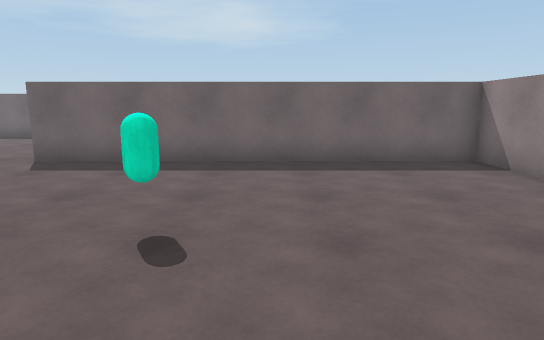
View 1 (above)

19 first-person views from a walk through a 3-D level made in the Unity game engine. The camera is 1.4 m above the floor, tilts 10° down and sees 75° across. The floor is counted in squares, 1 m on a side. Each view is taken from the middle of a square. On the plan, view 1 faces up. The plan holds only what a view shows up to about 15 squares ahead; the rest is blank. The player character is not drawn.

View 2
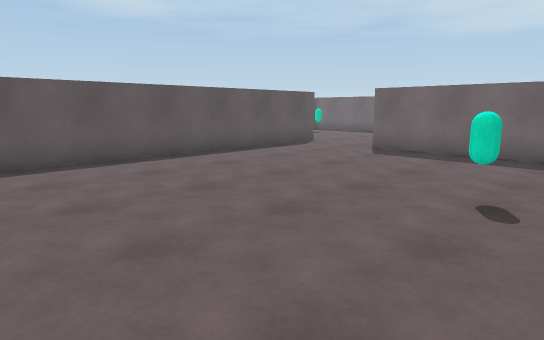

View 3
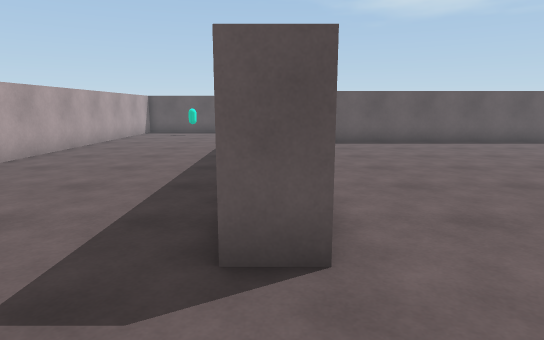

View 4
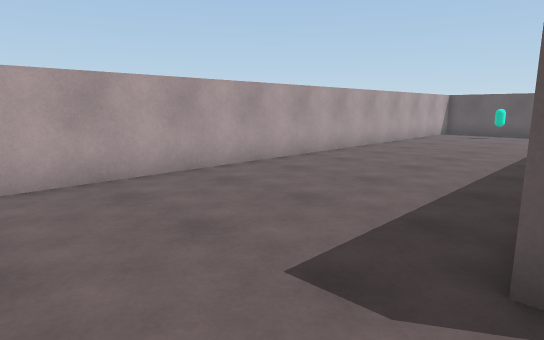

View 5
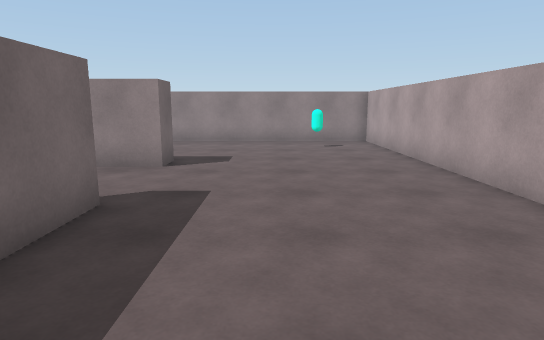

View 6
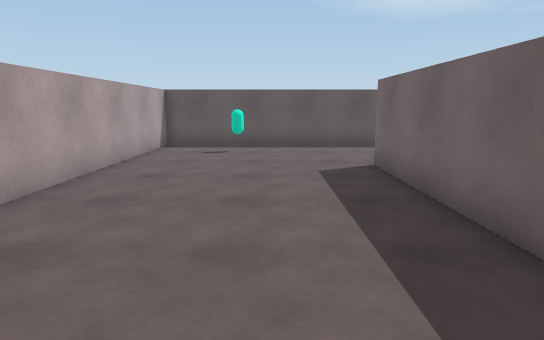

View 7
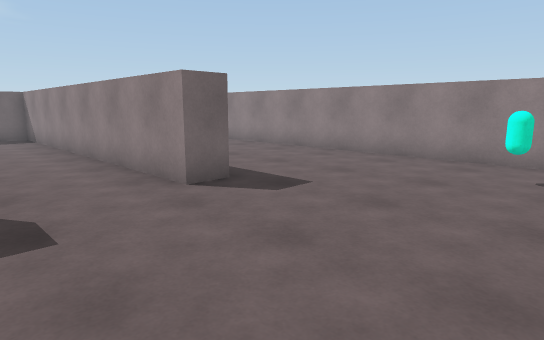

View 8
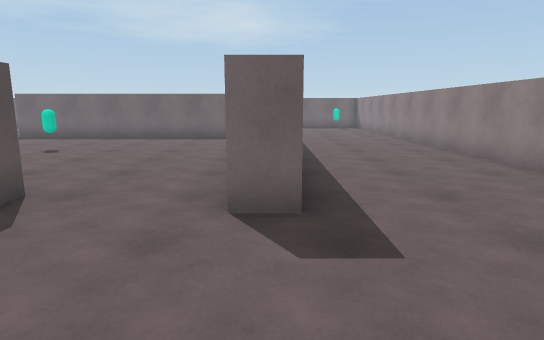

View 9
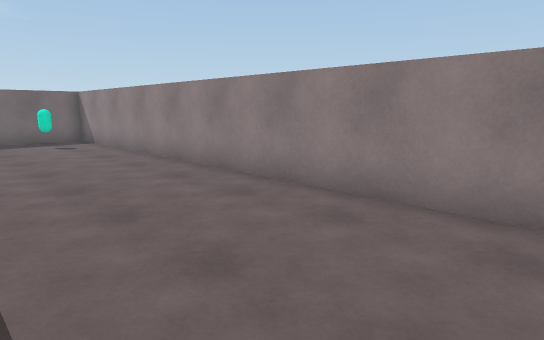

View 10
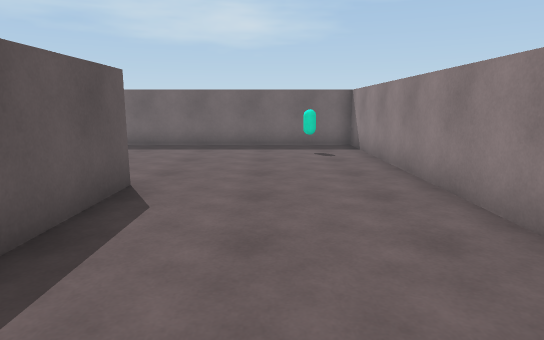

View 11
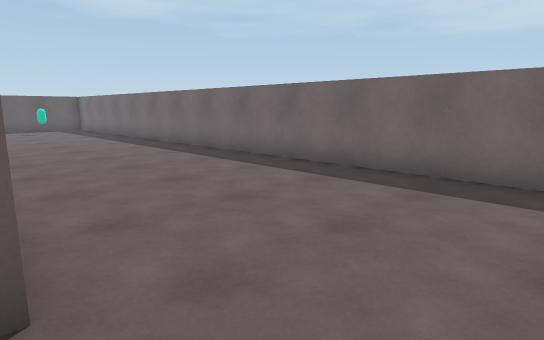

View 12
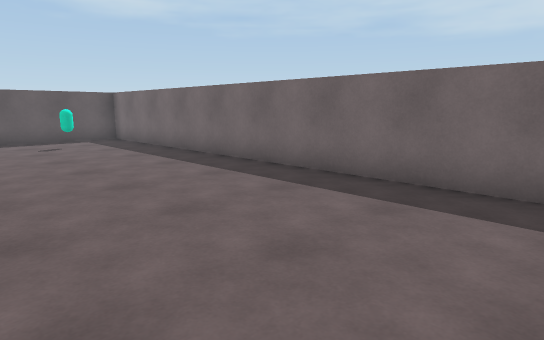

View 13
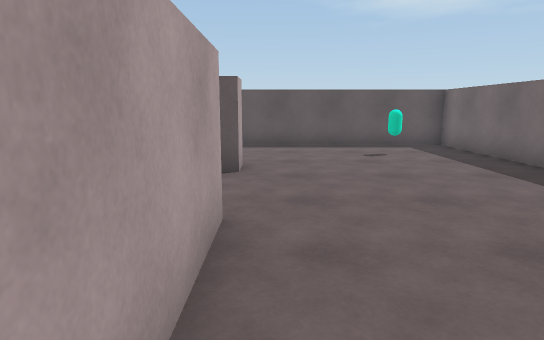

View 14
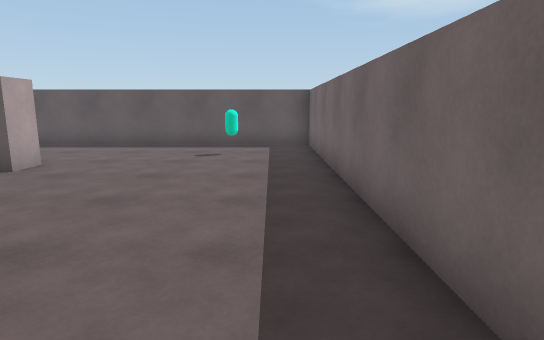

View 15
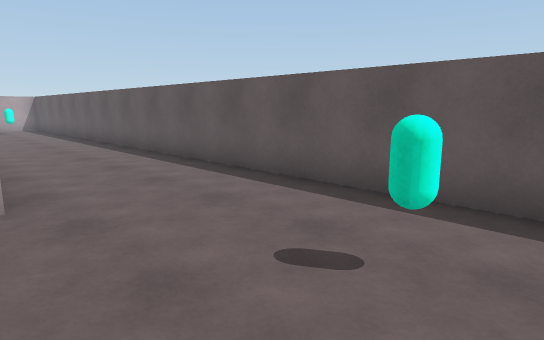

View 16
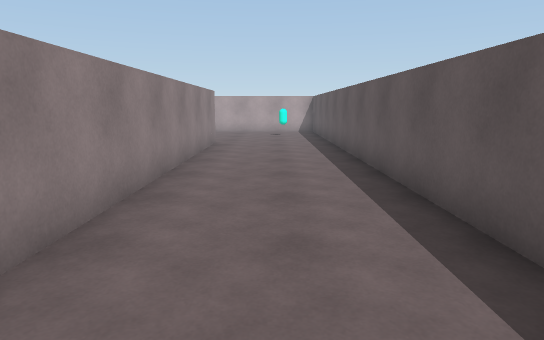

View 17
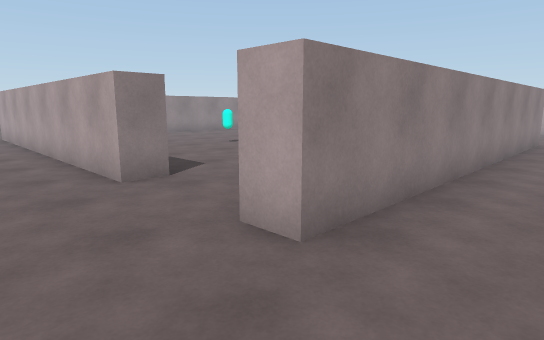

View 18
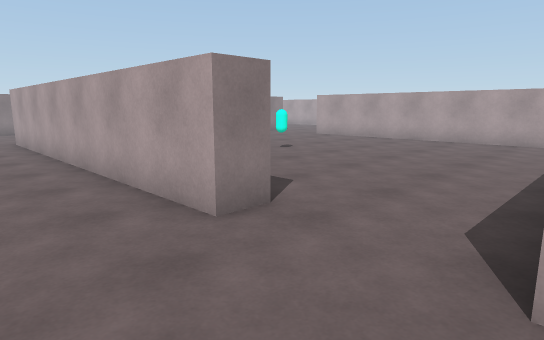

View 19
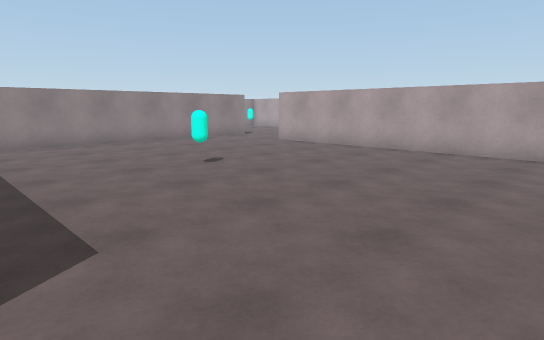

### Floor plan
Points are (right, up) in squares from view 1. A wall is a line through its corners. A room is listed if a view was taken in it or the views show most of it. See-through windows are left out.
Room 1 (views 1, 2, 3, 4, 5, 6, 7, 8, 9, 10, 11, 12, 13, 14, 15, 16, 17, 18, 19)
walls: (2, -2.4) (2, -3.5) (0.1, -3.5); (-5.1, -3.5) (-10.7, -3.5) (-10.7, 10.4) (-9.7, 10.4) (-9.7, -0.9); (-8, -2.5) (1.1, -2.5); (6.5, -3.5) (5.4, -3.5) (5.4, 9.4) (-6.3, 9.4) (-6.3, 10.4) (6.4, 10.4) (6.4, 7.1); (-15.4, 17.4) (-15.4, -10) (12, -10) (12, 17.4) (-15.4, 17.4)
objects: capsule (-14, -7) to (-13, -7); capsule (-13, 15); capsule (-2, 4) to (-1, 4); capsule (10, -8); capsule (10, 15)

Positions as (right, up) in squares from view 1, and headings:
1: (0, 0), facing up
2: (0, -2), facing up-left
3: (5, -3), facing left
4: (5, -3), facing down-left
5: (-3, -6), facing right
6: (-2, -6), facing left
7: (2, -9), facing up-right
8: (6, -8), facing up
9: (7, 1), facing up-right
10: (9, 4), facing up
11: (9, 10), facing up-left
12: (1, 11), facing up-left
13: (-2, 11), facing left
14: (-2, 16), facing left
15: (-10, 16), facing down-left
16: (-13, 11), facing down
17: (-13, 13), facing down-right
18: (-10, 13), facing down-right
19: (-9, 9), facing down-right
